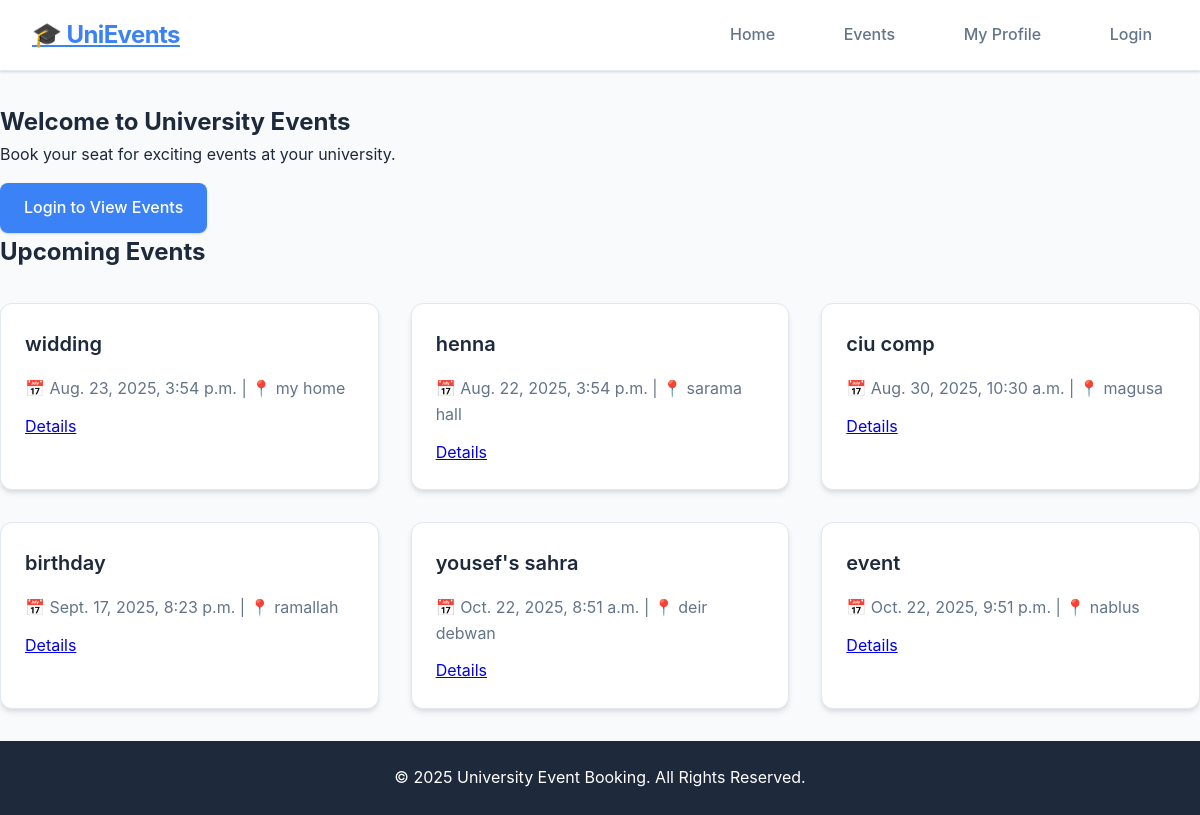
The page / on the database its author committed.
### events/models.py (models this page shows, shortened)
class Event(models.Model):
    title = models.CharField(max_length=200)
    description = models.TextField()
    date = models.DateTimeField()
    location = models.CharField(max_length=200)
    created_at = models.DateTimeField(auto_now_add=True)
    updated_at = models.DateTimeField(auto_now=True)
    seats = models.PositiveIntegerField()

### events/views.py (the view)
# urls.py: path('', views.home, name='home'),
def home(request):
    events = Event.objects.all()
    return render(request, 'events/home.html',{'events':events})

### templates/events/home.html
{% extends 'base.html' %}
{% load static %}
{% block content %}
<section class="hero">
  <h1>Welcome to University Events</h1>
  <p>Book your seat for exciting events at your university.</p>
  {% if user.is_authenticated %}
    <a href="{% url 'event_list' %}" class="btn">View Events</a>
  {% else %}
    <a href="{% url 'login' %}" class="btn">Login to View Events</a>
  {% endif %}
</section>
<section class="featured">
  <h2>Upcoming Events</h2>
  <div class="events-grid">
    {% if events %}
      {% for event in events %}
        <div class="event-card">
          <h3>{{ event.title }}</h3>
          <p>📅 {{ event.date }} | 📍 {{ event.location }}</p>
          <a href="{% url 'event_detail' event.id %}" class="btn-small">Details</a>
        </div>
      {% endfor %}
    {% else %}
      <div class="no-events">
        <p>No events available at the moment.</p>
        <p>Check back later for exciting events!</p>
      </div>
    {% endif %}
  </div>
</section>
{% endblock %}

### templates/base.html (shortened to what this page needs)
{% load static %}
<!DOCTYPE html>
<html lang="en">
  <head>
    <link rel="stylesheet" href="{% static 'css/style.css' %}"/>
  </head>
  <body>
    <header>
      <div class="logo"><a href="{% url 'home' %}" class="logo">🎓 UniEvents</a></div>
      <nav>
        <a href="{% url 'home' %}">Home</a>
        <a href="{% url 'event_list' %}">Events</a>
        <a href="{% url 'profile' %}">My Profile</a>
        {% if request.user.is_authenticated %}
          {% if request.user.role == 'admin' %}
            <a href="{% url 'admin_dashboard' %}" class="admin-link">Admin Dashboard</a>
          {% endif %}
          <a href="{% url 'logout' %}">Logout</a>
        {% else %}
          <a href="{% url 'login' %}">Login</a>
        {% endif %}
      </nav>
    </header>
    <main>
        {% block content %}
        {% endblock %}
    </main>
    <footer>
      <p>© 2025 University Event Booking. All Rights Reserved.</p>
    </footer>
  </body>
</html>

### static/css/style.css (style rules this page uses)
* { margin: 0; padding: 0; box-sizing: border-box; }
body { font-family: 'Inter', -apple-system, BlinkMacSystemFont, 'Segoe UI', Roboto, sans-serif; background: #f8fafc; color: #1e293b; line-height: 1.6; min-height: 100vh; }
header { background: #ffffff; color: #1e293b; display: flex; justify-content: space-between; align-items: center; padding: 1rem 2rem; box-shadow: 0 1px 3px 0 rgba(0, 0, 0, 0.1), 0 1px 2px 0 rgba(0, 0, 0, 0.06); position: sticky; top: 0; z-index: 1000; border-bottom: 1px solid #e2e8f0; }
header .logo { font-size: 1.5rem; font-weight: 700; color: #3b82f6; letter-spacing: -0.025em; }
nav a { color: #64748b; text-decoration: none; margin-left: 2rem; padding: 0.5rem 1rem; border-radius: 0.5rem; transition: all 0.2s ease; font-weight: 500; }
main { min-height: calc(100vh - 140px); padding: 2rem 0; }
footer { background: #1e293b; color: white; text-align: center; padding: 1.5rem; margin-top: auto; }
.btn { display: inline-block; padding: 0.75rem 1.5rem; background: #3b82f6; color: white; border-radius: 0.5rem; text-decoration: none; margin-top: 1rem; border: none; cursor: pointer; font-weight: 500; transition: all 0.2s ease; box-shadow: 0 1px 3px 0 rgba(0, 0, 0, 0.1), 0 1px 2px 0 rgba(0, 0, 0, 0.06); }
.events-grid { display: grid; grid-template-columns: repeat(auto-fit, minmax(300px, 1fr)); gap: 2rem; margin-top: 2rem; }
.event-card { background: white; padding: 1.5rem; border-radius: 0.75rem; box-shadow: 0 4px 6px -1px rgba(0, 0, 0, 0.1), 0 2px 4px -1px rgba(0, 0, 0, 0.06); border: 1px solid #e2e8f0; transition: all 0.2s ease; }
.event-card h3 { color: #1e293b; margin-bottom: 1rem; font-size: 1.25rem; font-weight: 600; }
.event-card p { margin-bottom: 0.75rem; color: #64748b; }

### rows shown on the page
Event: title "widding", date "Aug. 23, 2025, 3:54 p.m.", location "my home"
Event: title "henna", date "Aug. 22, 2025, 3:54 p.m.", location "sarama hall"
Event: title "ciu comp", date "Aug. 30, 2025, 10:30 a.m.", location "magusa"
Event: title "birthday", date "Sept. 17, 2025, 8:23 p.m.", location "ramallah"
Event: title "yousef's sahra", date "Oct. 22, 2025, 8:51 a.m.", location "deir debwan"
Event: title "event", date "Oct. 22, 2025, 9:51 p.m.", location "nablus"
